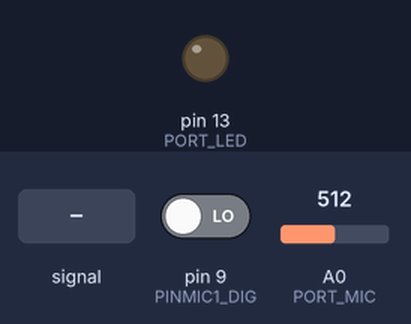
The sketch below on a simulated Arduino Uno, built with avr-gcc and run on an emulated ATmega328P. On the bench: output pins drawn as LEDs (lit = HIGH). The test bench sets the inputs (shaded band); at power-on: A0 (PORT_MIC) = 512, pin 9 (PINMIC1_DIG) LOW. What the sketch prints to the serial monitor is not drawn.

Above: at 1.2 s.
1.3 s: A0 (PORT_MIC) fed a 200 Hz sine of ±255 counts around its level
At 2.5 s:
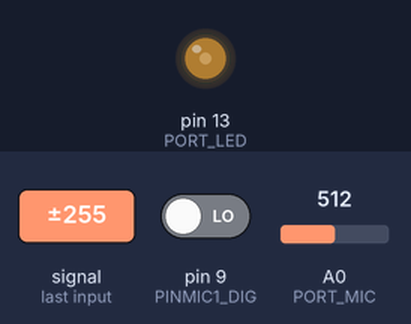
2.8 s: A0 (PORT_MIC) set to 660
At 3.3 s:
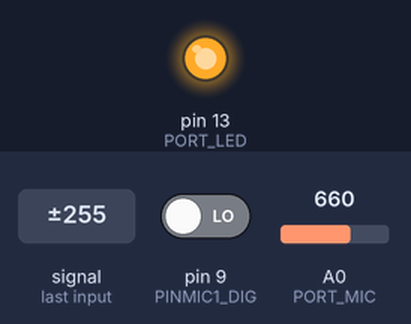
4.3 s: A0 (PORT_MIC) fed a 1000 Hz sine of ±255 counts around its level
7.3 s: pin 9 (PINMIC1_DIG) driven HIGH
10.3 s: A0 (PORT_MIC) set to 716
At 11.0 s:
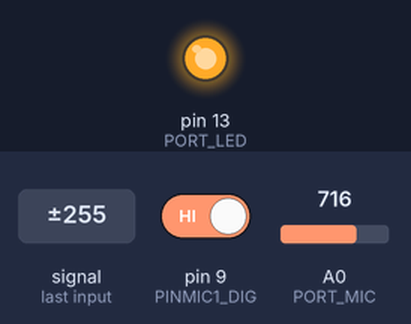
11.8 s: A0 (PORT_MIC) set to 669
13.3 s: A0 (PORT_MIC) set to 634
At 14.7 s:
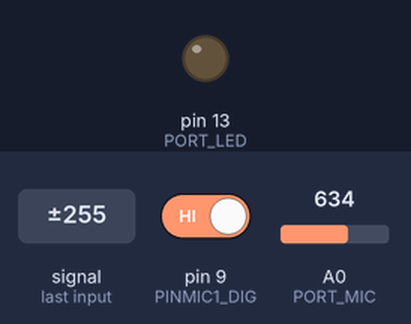
Timing chart, 0 to 15.8 s (numbered marks = the images above; inputs shaded):
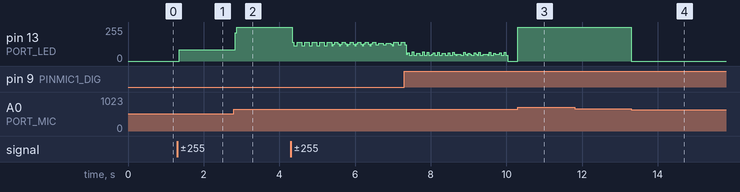

The sketch:

testMicPreProcessing.ino
```cpp
// Libraries -------------------------------------------------------
#include <elapsedMillis.h>

// Constants -------------------------------------------------------
#define PORT_MIC A0
#define PORT_LED 13
#define PINMIC1_DIG 9

// Global Variables ------------------------------------------------
elapsedMillis timerSilence;

int micZeroRef = 0;

// Main functions --------------------------------------------------
void setup() {
  Serial.begin(115200);
  pinMode(PORT_LED,OUTPUT);
  pinMode(PORT_MIC,INPUT);
  pinMode(PINMIC1_DIG,INPUT);
}

void loop() {
  int micInput = analogRead(PORT_MIC);
  int micBeat = digitalRead(PINMIC1_DIG);

  if(micBeat)
  {
     timerSilence = 0;
  }
  else if(timerSilence > 1000)
  {
    micZeroRef = micInput;
  }


  if(micInput > 650)
  {
    digitalWrite(PORT_LED,HIGH);
  }
  else
  {
    digitalWrite(PORT_LED,LOW);
  }

  Serial.print(millis());
  Serial.print(" ");
  Serial.println(micInput-micZeroRef);
}
```

Measured:
- the behaviour switches between 651 and 650 on A0 (PORT_MIC) (found by bisection; images 3 and 4)
- after the input at 1.3 s, pin 13 (PORT_LED): 0/255 → 84/255 after 0.05 s
- after the input at 2.8 s, pin 13 (PORT_LED): 84/255 → 255/255 at once
- after the input at 10.3 s, pin 13 (PORT_LED): 0/255 → 255/255 at once
- after the input at 13.3 s, pin 13 (PORT_LED): 255/255 → 0/255 at once
